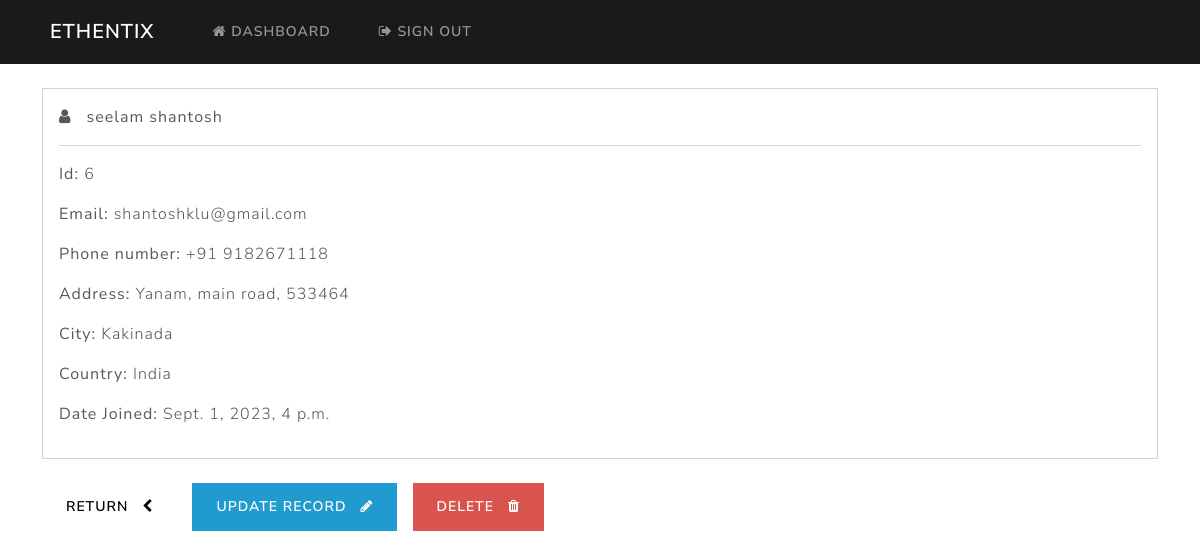
The app's page /record/6/ (signed in) with its own data.
### webapp/models.py (models this page shows, shortened)
class Record(models.Model):
    creation_date = models.DateTimeField(auto_now_add=True)
    user = models.ForeignKey(User, on_delete=models.CASCADE)
    first_name = models.CharField(max_length=100)
    last_name = models.CharField(max_length=100)
    email = models.EmailField(max_length=255)
    phone = models.CharField(max_length=20)
    address = models.CharField(max_length=300)
    city = models.CharField(max_length=255)
    country = models.CharField(max_length=125)

### webapp/views.py (the view)
# urls.py: path('record/<int:pk>/', views.single_record, name="record"),
@login_required(login_url='login')
def single_record(request, pk):
    all_records = Record.objects.get(id=pk)
    context = {'record': all_records}
    return render(request, 'webapp/view-record.html', context=context)

### webapp/templates/webapp/view-record.html (shortened to what this page needs)
{% extends 'webapp/base.html' %}
{% block content %}
<div class="card">
    <div class="card-body">
        <i class="fa fa-user" aria-hidden="true"></i> &nbsp;
        <strong>
            {{record.last_name }}
            {{record.first_name}}
        </strong>
        <hr>
        <p> <strong> Id: </strong> {{record.id}} </p>
        <p> <strong> Email: </strong> {{record.email}} </p>
        <p> <strong> Phone number: </strong> {{record.phone}} </p>
        <p> <strong> Address: </strong> {{record.address}} </p>
        <p> <strong> City: </strong> {{record.city}} </p>
        <p> <strong> Country: </strong> {{record.country}} </p>
        <p> <strong> Date Joined: </strong> {{record.creation_date}} </p>
    </div>
</div>
<br>
<a href="{% url 'dashboard' %}" class="btn btn-secondary btn-light"> Return &nbsp; <i class="fa fa-chevron-left" aria-hidden="true"></i> </a>
<a href="{% url 'update-record' record.id %}" class="btn btn-info"> Update record &nbsp; <i class="fa fa-pencil" aria-hidden="true"></i></a>
<a href="{% url 'delete-record' record.id %}" class="btn btn-danger"> Delete &nbsp; <i class="fa fa-trash" aria-hidden="true"></i></a>
{% endblock %}

### records on screen
Record: last_name "seelam", first_name "shantosh", id "6", email "shantoshklu@gmail.com", phone "+91 9182671118", address "Yanam, main road, 533464", city "Kakinada", country "India", creation_date "Sept. 1, 2023, 4 p.m."
